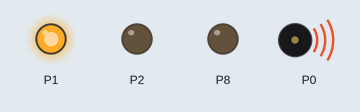
Bench run of a program on a simulated BBC micro:bit running MicroPython. On the bench: output pins drawn as LEDs (lit = HIGH), buzzer (waves = sounding).

Above: at 1.3 s.
At 5.8 s:
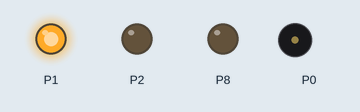
At 11.74 s:
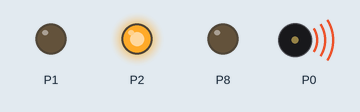
At 17.8 s:
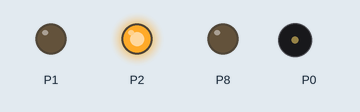
At 24.3 s:
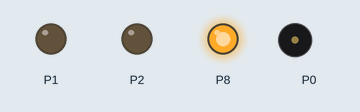
Timing chart, 0 to 33.8 s (numbered marks = the images above):
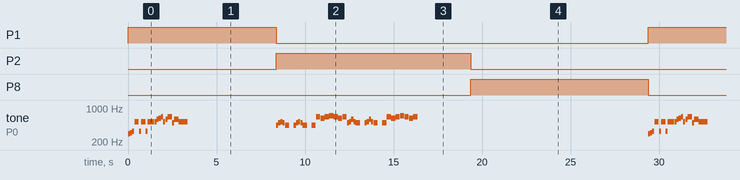

The program:

stoplight_music.py
```python
from microbit import *
import music

# Turn all LED off to start
pin1.write_digital(0)
pin2.write_digital(0)
pin8.write_digital(0)

while True:
    # Green on, safe to cross
    pin1.write_digital(1)
    music.play(music.ENTERTAINER)
    sleep(5000)
    # Turn off
    pin1.write_digital(0)
    # Yellow on, play warning
    pin2.write_digital(1)
    music.play(music.CHASE)
    sleep(3000)
    # Turn off
    pin2.write_digital(0)
    # Green light on
    pin8.write_digital(1)
    sleep(10000)
    # Turn off
    pin8.write_digital(0)
```

Measured:
- by itself, P1: alternates HIGH for 8.4 s and LOW for 21.0 s
- by itself, P2: alternates HIGH for 11.0 s and LOW for 18.4 s
- by itself, P8: alternates HIGH for 10.0 s and LOW for 19.4 s
- by itself, tone on P0: plays 294 Hz for 0.12 s, 311 Hz for 0.12 s, 330 Hz for 0.12 s, 523 Hz for 0.24 s, 330 Hz for 0.12 s, 523 Hz for 0.24 s … (253 notes in this stretch)
